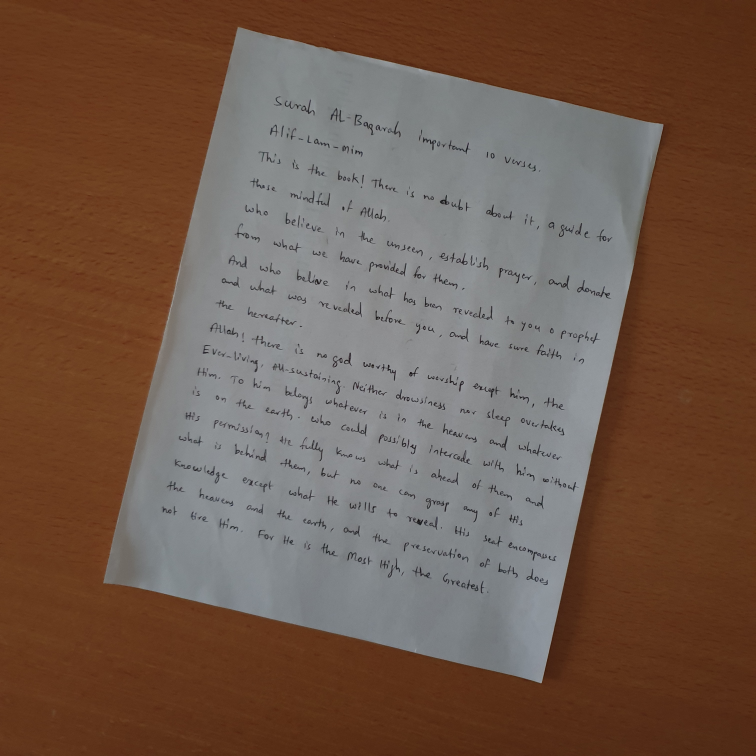
#> input picture English HTR/1.jpg, 3024 x 3024 px (shown at 1/4 size)
$ python -i prespective.py   (imports and definitions only)
#> lines starting #> are read from the running program, lines starting #| are printed output that depends on the picture; after the words box and inside, x2 and y2 are one past the last pixel; in counts of white or black regions, pixels touching at a corner belong together
#> further down, picture is the input picture: shape (3024, 3024, 3); mean B, G, R 75.7, 89.5, 112.9
import cv2
import imutils
import numpy as np
from skimage import exposure


#function to order points to proper rectangle
def order_points(pts):
    # initialzie a list of coordinates that will be ordered
    # such that the first entry in the list is the top-left,
    # the second entry is the top-right, the third is the
    # bottom-right, and the fourth is the bottom-left
    rect = np.zeros((4, 2), dtype="float32")

    # the top-left point will have the smallest sum, whereas
    # the bottom-right point will have the largest sum
    s = pts.sum(axis=1)
    rect[0] = pts[np.argmin(s)]
    rect[2] = pts[np.argmax(s)]

    # now, compute the difference between the points, the
    # top-right point will have the smallest difference,
    # whereas the bottom-left will have the largest difference
    diff = np.diff(pts, axis=1)
    rect[1] = pts[np.argmin(diff)]
    rect[3] = pts[np.argmax(diff)]

    # return the ordered coordinates
    return rect


#function to transform image to four points
def four_point_transform(image, pts):
    # obtain a consistent order of the points and unpack them
    # individually
    rect = order_points(pts)

    # # multiply the rectangle by the original ratio
    # rect *= ratio

    (tl, tr, br, bl) = rect

    # compute the width of the new image, which will be the
    # maximum distance between bottom-right and bottom-left
    # x-coordiates or the top-right and top-left x-coordinates
    widthA = np.sqrt(((br[0] - bl[0]) ** 2) + ((br[1] - bl[1]) ** 2))
    widthB = np.sqrt(((tr[0] - tl[0]) ** 2) + ((tr[1] - tl[1]) ** 2))
    maxWidth = max(int(widthA), int(widthB))

    # compute the height of the new image, which will be the
    # maximum distance between the top-right and bottom-right
    # y-coordinates or the top-left and bottom-left y-coordinates
    heightA = np.sqrt(((tr[0] - br[0]) ** 2) + ((tr[1] - br[1]) ** 2))
    heightB = np.sqrt(((tl[0] - bl[0]) ** 2) + ((tl[1] - bl[1]) ** 2))
    maxHeight = max(int(heightA), int(heightB))

    # now that we have the dimensions of the new image, construct
    # the set of destination points to obtain a "birds eye view",
    # (i.e. top-down view) of the image, again specifying points
    # in the top-left, top-right, bottom-right, and bottom-left
    # order
    dst = np.array([
        [0, 0],
        [maxWidth - 1, 0],
        [maxWidth - 1, maxHeight - 1],
        [0, maxHeight - 1]], dtype="float32")

    # compute the perspective transform matrix and then apply it
    M = cv2.getPerspectiveTransform(rect, dst)
    warped = cv2.warpPerspective(image, M, (maxWidth, maxHeight))

    # return the warped image
    return warped


#function to find two largest countours which ones are may be
#  full image and our rectangle edged object
def findLargestCountours(cntList, cntWidths):
    newCntList = []
    newCntWidths = []

    #finding 1st largest rectangle
    first_largest_cnt_pos = cntWidths.index(max(cntWidths))

    # adding it in new
    newCntList.append(cntList[first_largest_cnt_pos])
    newCntWidths.append(cntWidths[first_largest_cnt_pos])

    #removing it from old
    cntList.pop(first_largest_cnt_pos)
    cntWidths.pop(first_largest_cnt_pos)

    #finding second largest rectangle
    seccond_largest_cnt_pos = cntWidths.index(max(cntWidths))

    # adding it in new
    newCntList.append(cntList[seccond_largest_cnt_pos])
    newCntWidths.append(cntWidths[seccond_largest_cnt_pos])

    #removing it from old
    cntList.pop(seccond_largest_cnt_pos)
    cntWidths.pop(seccond_largest_cnt_pos)

    #print('Old Screen Dimentions filtered', cntWidths)
    #print('Screen Dimentions filtered', newCntWidths)
    return newCntList, newCntWidths


#driver function which identifieng 4 corners and doing four point transformation
def prespective_transform(image, screen_size = None):

    # image = imutils.resize(image, height=300)
    # ratio = image.shape[0] / 300.0


    # convert the image to grayscale, blur it, and find edges
    # in the image
    gray = cv2.cvtColor(image, cv2.COLOR_BGR2GRAY)
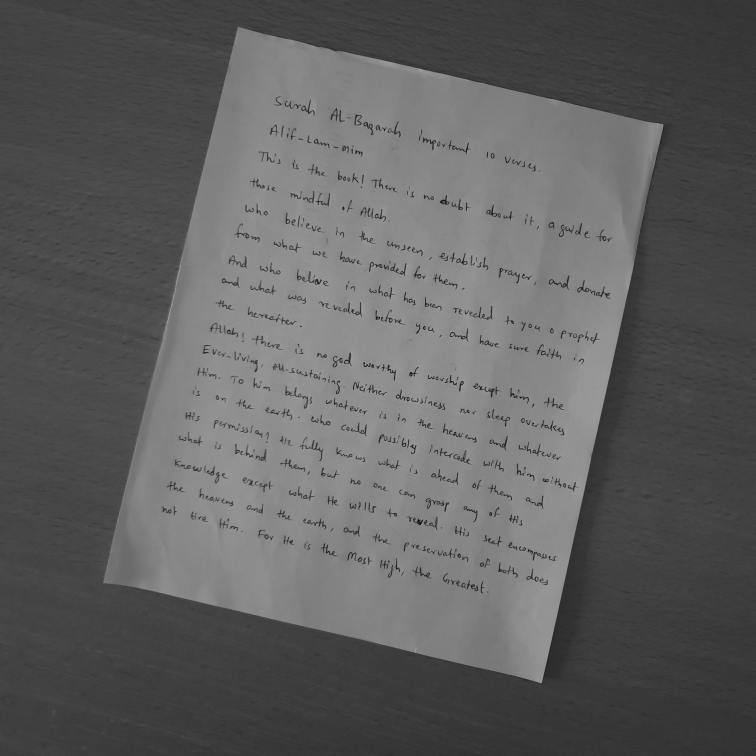
#> gray: shape (3024, 3024) (shown at 1/4 size); min 0, max 181, mean 95
    gray = cv2.bilateralFilter(gray, 11, 17, 17)  # 11  // 11 FRO OFFLINE MAY NEED TO TUNE TO 5 FOR ONLINE

    gray = cv2.medianBlur(gray, 5)
    edged = cv2.Canny(gray, 30, 400)
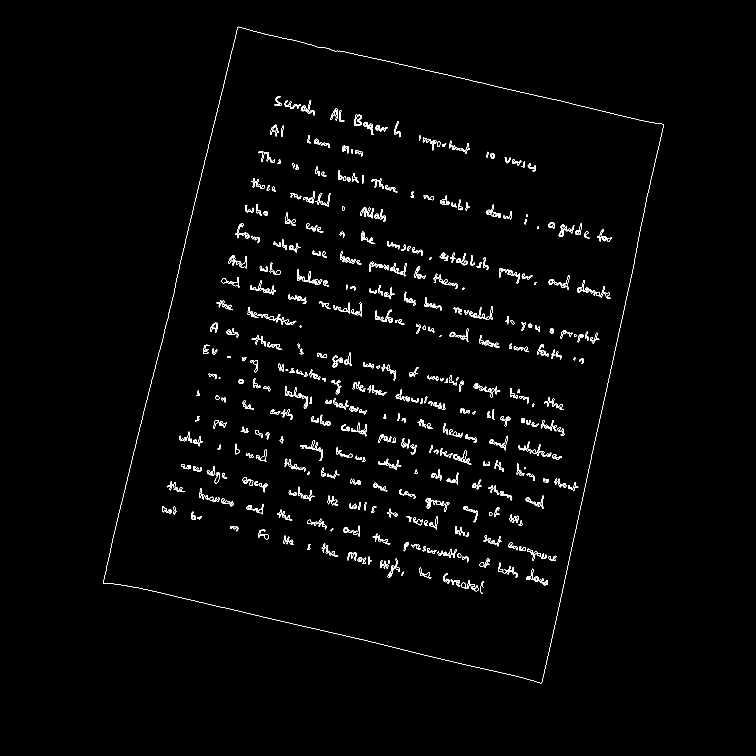
#> edged: shape (3024, 3024) (shown at 1/4 size); 0.82% white in thin lines or dots, all inside (x1, y1, x2, y2) = (413, 107, 2654, 2733)

    #if isDebug  : cv2.imshow('edged', edged)
    # find contours in the edged image, keep only the largest
    # ones, and initialize our screen contour

    countours, hierarcy = cv2.findContours(edged, cv2.RETR_LIST, cv2.CHAIN_APPROX_NONE)
#> countours = 1187 contours, 108 with area under 20; largest, box (x1, y1, x2, y2) and area: (413, 107, 2654, 2733) 4046081, (413, 107, 2654, 2733) 4045978, (1030, 1257, 1185, 1300) 1279, (1200, 1760, 1292, 1844) 1011, (1417, 458, 1448, 503) 978

    #if isDebug : print('length of countours ', len(countours))

    imageCopy = image.copy()
    #if isDebug : cv2.imshow('drawn countours', cv2.drawContours(imageCopy, countours, -1, (0, 255, 0), 1))


    # approximate the contour
    cnts = sorted(countours, key=cv2.contourArea, reverse=True)
#> cnts has the same summary as countours
    screenCntList = []
    scrWidths = []
    for cnt in cnts:
        peri = cv2.arcLength(cnt, True)  # cnts[1] always rectangle O.o
        approx = cv2.approxPolyDP(cnt, 0.02 * peri, True)
        screenCnt = approx
        # print(len(approx))

        if (len(screenCnt) == 4):

            (X, Y, W, H) = cv2.boundingRect(cnt)
            # print('X Y W H', (X, Y, W, H))
            screenCntList.append(screenCnt)
            scrWidths.append(W)
#> this loop made 1187 passes
#> (peri, screenCnt, X, Y, W, H) on passes 1 to 2: (8669.5, [[952, 107], [413, 2332], [2165, 2732], [2653, 497]], 413, 107, 2241, 2626), (8672.3, [[953, 107], [2653, 498], [2164, 2732], [413, 2331]], 413, 107, 2241, 2626)
#> after the loop, scrWidths = [2241, 2241, 12, 8, 7, 7, 5, 3, 3, 3, 3, 3, 3, 3]; screenCntList = 14 contours, 8 with area under 20; largest, box (x1, y1, x2, y2) and area: (413, 107, 2654, 2733) 4052928, (413, 107, 2654, 2733) 4049882, (1125, 503, 1135, 548) 162, (1449, 700, 1455, 735) 112, (1458, 2009, 1465, 2041) 106, (1459, 2009, 1464, 2041) 83

        # [5 lines of commented-out code are left out]

    screenCntList, scrWidths = findLargestCountours(screenCntList, scrWidths)
#> in findLargestCountours, `first_largest_cnt_pos = cntWidths.index(max(cntWidths))`: first_largest_cnt_pos = 0
#> screenCntList = 2 contours; box (x1, y1, x2, y2) and area: (413, 107, 2654, 2733) 4052928, (413, 107, 2654, 2733) 4049882; scrWidths = [2241, 2241]

    if not len(screenCntList) >=2: #there is no rectangle found
        return None
    elif scrWidths[0] != scrWidths[1]: #mismatch in rect
        return None

    #if isDebug :   cv2.imshow(" Screen", cv2.drawContours(image.copy(), [screenCntList[0]], -1, (0, 255, 0), 3))

    # now that we have our screen contour, we need to determine
    # the top-left, top-right, bottom-right, and bottom-left
    # points so that we can later warp the image -- we'll start
    # by reshaping our contour to be our finals and initializing
    # our output rectangle in top-left, top-right, bottom-right,
    # and bottom-left order
    pts = screenCntList[0].reshape(4, 2)
#> pts = [[952, 107], [413, 2332], [2165, 2732], [2653, 497]]
    #print('Found bill rectagle at ', pts)
    rect = order_points(pts)
#> in order_points, `s = pts.sum(axis=1)`: s = [1059, 2745, 4897, 3150]
#> in order_points, `diff = np.diff(pts, axis=1)`: diff = [-845, 1919, 567, -2156]
#> rect = [[952, 107], [2653, 497], [2165, 2732], [413, 2332]]
    #print(rect)

    # apply the four point tranform to obtain a "birds eye view" of
    # the image
    warped = four_point_transform(image, pts)
#> in four_point_transform, `(tl, tr, br, bl) = rect`: tl = [952, 107]; tr = [2653, 497]; br = [2165, 2732]; bl = [413, 2332]
#> in four_point_transform, `widthA = np.sqrt(((br[0] - bl[0]) ** 2) + ((br[1] - bl[1]) ** 2))`: widthA = 1797.1
#> in four_point_transform, `widthB = np.sqrt(((tr[0] - tl[0]) ** 2) + ((tr[1] - tl[1]) ** 2))`: widthB = 1745.1
#> in four_point_transform, `maxWidth = max(int(widthA), int(widthB))`: maxWidth = 1797
#> in four_point_transform, `heightA = np.sqrt(((tr[0] - br[0]) ** 2) + ((tr[1] - br[1]) ** 2))`: heightA = 2287.7
#> in four_point_transform, `heightB = np.sqrt(((tl[0] - bl[0]) ** 2) + ((tl[1] - bl[1]) ** 2))`: heightB = 2289.4
#> in four_point_transform, `maxHeight = max(int(heightA), int(heightB))`: maxHeight = 2289
#> in four_point_transform, `dst = np.array([ [0, 0], [maxWidth - 1, 0], [maxWidth - 1, maxHeight -..`: dst = [[0, 0], [1796, 0], [1796, 2288], [0, 2288]]
#> in four_point_transform, `M = cv2.getPerspectiveTransform(rect, dst)`: M = [[0.998, 0.242, -975.8], [-0.23, 1, 111.4], [-3.29e-06, 1.26e-05, 1]]
#> in four_point_transform, `warped = cv2.warpPerspective(image, M, (maxWidth, maxHeight))`:
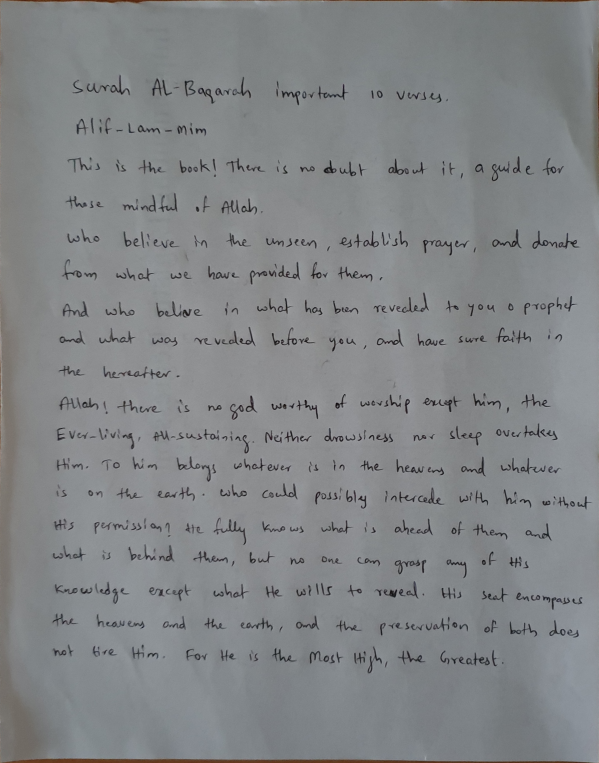
#> warped: shape (2289, 1797, 3) (shown at 1/3 size); mean B, G, R 135.2, 133.2, 130.4

    # convert the warped image to grayscale and then adjust
    # the intensity of the pixels to have minimum and maximum
    # values of 0 and 255, respectively
    warp = cv2.cvtColor(warped, cv2.COLOR_BGR2GRAY)
    warp = exposure.rescale_intensity(warped, out_range=(0, 255))
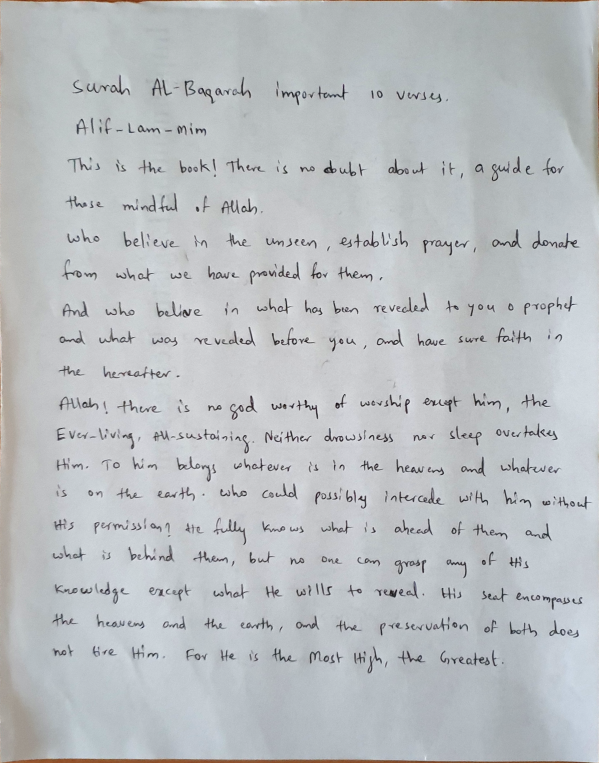
#> warp: shape (2289, 1797, 3) float64 (shown at 1/3 size); mean B, G, R 193.7, 190.8, 186.8
    x, y, h, w = 5, 18, 40, 18
    crop = warp[y:y-h, x:x-w]
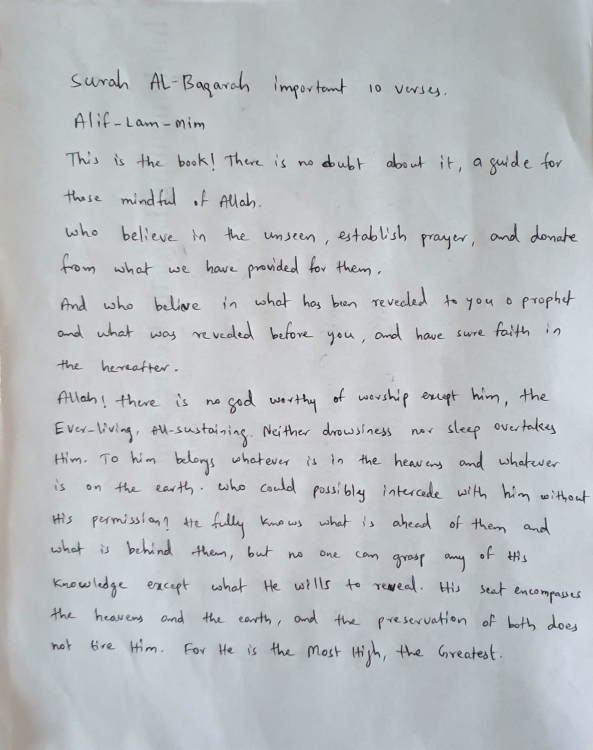
#> crop: shape (2249, 1779, 3) float64 (shown at 1/3 size); mean B, G, R 194.6, 191.4, 187.1
    return crop

    # [13 lines of commented-out code are left out]

>>> import cv2
>>> picture = cv2.imread('../1.jpg')
>>> result = prespective_transform(picture)

$ run again, on English HTR/2.jpg
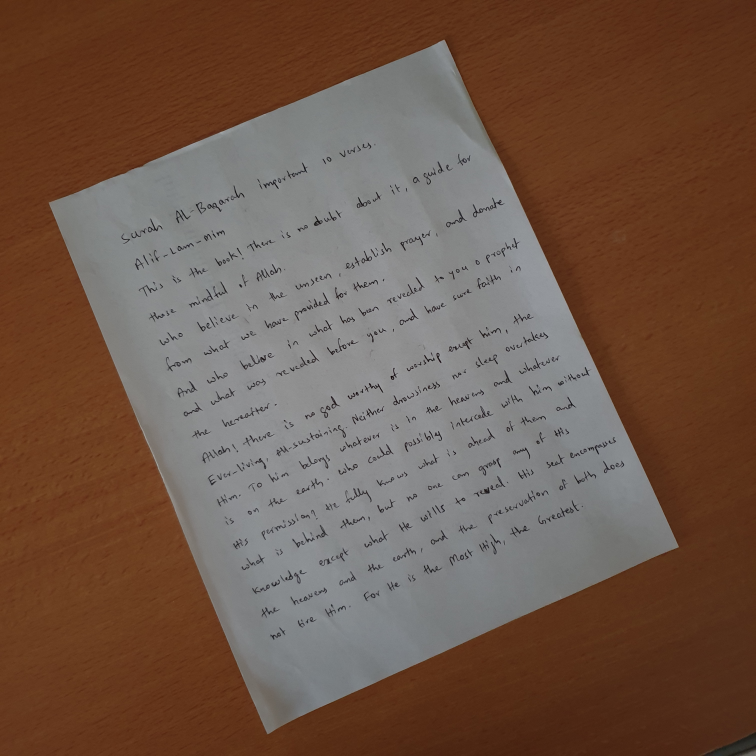
#> input picture English HTR/2.jpg, 3024 x 3024 px (shown at 1/4 size)
#> picture is the input picture: shape (3024, 3024, 3); mean B, G, R 73.3, 87.3, 111.4
#> in prespective_transform, `edged = cv2.Canny(gray, 30, 400)`:
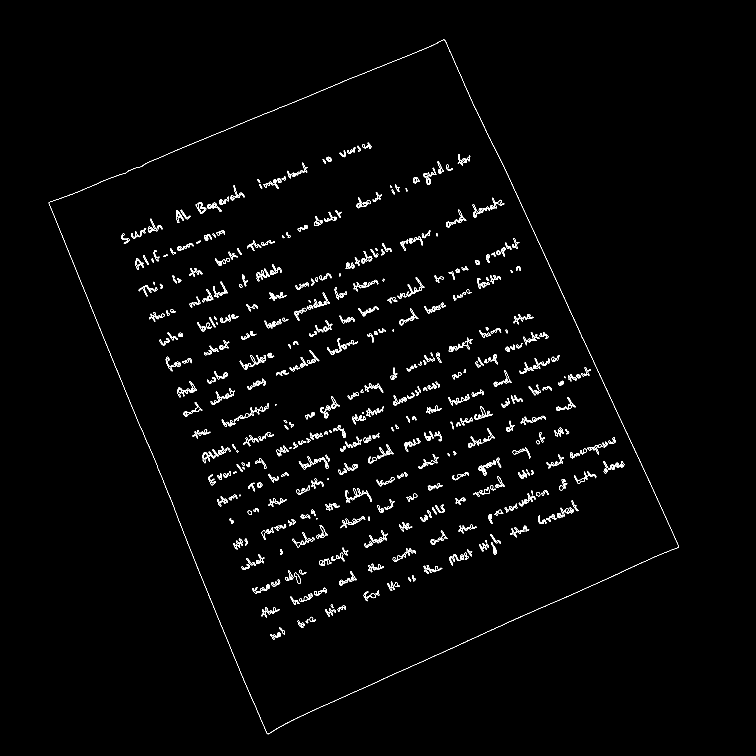
#> edged: shape (3024, 3024) (shown at 1/4 size); 0.92% white in thin lines or dots, all inside (x1, y1, x2, y2) = (195, 159, 2715, 2937)
#> countours = 1331 contours, 134 with area under 20; largest, box (x1, y1, x2, y2) and area: (195, 159, 2715, 2937) 3982232, (195, 159, 2715, 2937) 3981026, (935, 1613, 1076, 1689) 1320, (1381, 1953, 1487, 2011) 1206, (1381, 1953, 1487, 2009) 1018
#> cnts has the same summary as countours
#> the loop in prespective_transform, `for cnt in cnts:` made 1331 passes
#> (peri, screenCnt, X, Y, W, H) on passes 1 to 2: (8712.2, [[1778, 159], [195, 810], [1071, 2936], [2714, 2188]], 195, 159, 2520, 2778), (8709.9, [[1777, 159], [2714, 2187], [1071, 2936], [195, 811]], 195, 159, 2520, 2778)
#> after the loop in prespective_transform, `for cnt in cnts:`: scrWidths = 25 values, max 2520 at index 0, min 3 at index 18, mean 211.8; screenCntList = 25 contours, 11 with area under 20; largest, box (x1, y1, x2, y2) and area: (195, 159, 2715, 2937) 3984754, (195, 159, 2715, 2937) 3983360, (836, 1268, 862, 1309) 155, (2123, 1328, 2144, 1364) 154, (573, 1020, 595, 1060) 124
#> first_largest_cnt_pos = 0
#> in prespective_transform, `screenCntList, scrWidths = findLargestCountours(screenCntList, scrWidt..`: screenCntList = 2 contours; box (x1, y1, x2, y2) and area: (195, 159, 2715, 2937) 3984754, (195, 159, 2715, 2937) 3983360; scrWidths = [2520, 2520]
#> pts = [[1778, 159], [195, 810], [1071, 2936], [2714, 2188]]
#> s = [1937, 1005, 4007, 4902]
#> diff = [-1619, 615, 1865, -526]
#> in prespective_transform, `rect = order_points(pts)`: rect = [[195, 810], [1778, 159], [2714, 2188], [1071, 2936]]
#> tl = [195, 810]; tr = [1778, 159]; br = [2714, 2188]; bl = [1071, 2936]
#> widthA = 1805.3
#> widthB = 1711.6
#> maxWidth = 1805
#> heightA = 2234.5
#> heightB = 2299.4
#> maxHeight = 2299
#> dst = [[0, 0], [1804, 0], [1804, 2298], [0, 2298]]
#> M = [[0.969, -0.399, 134.4], [0.41, 0.998, -888.1], [-5.84e-06, 2.92e-05, 1]]
#> in prespective_transform, `crop = warp[y:y-h, x:x-w]`:
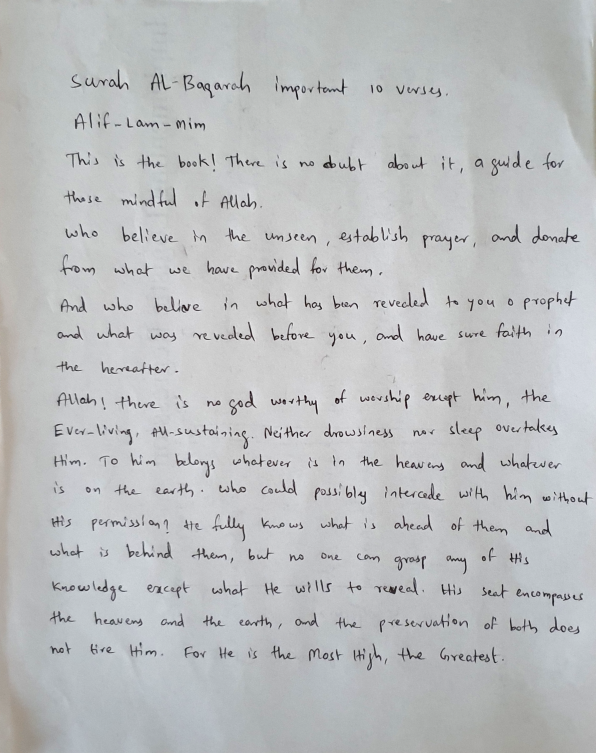
#> crop: shape (2259, 1787, 3) float64 (shown at 1/3 size); mean B, G, R 192.1, 190.7, 188.6
